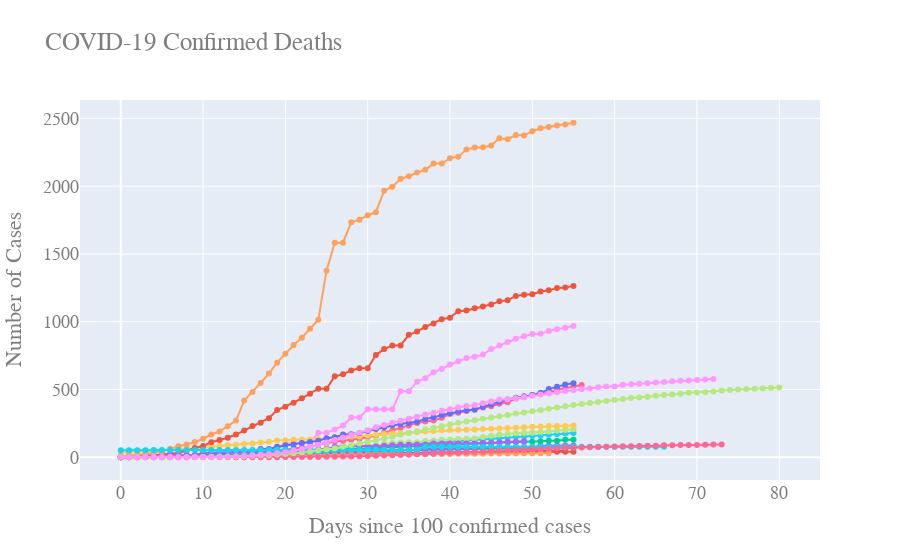

Here is the notebook cell this chart was saved with:
### Code cell
# plot cases / deaths
#plot_col = 'Confirmed'
plot_col = 'Deaths'
# get popluation: https://api.census.gov/data/2019/pep/population?get=POP&for=county:037&in=state:06
fig = go.Figure()
fig = add_traces(df_by_location, 'Alameda, California, US', 1.671, plot_col, fig)
fig = add_traces(df_by_location, 'San Francisco, California, US', 0.881549, plot_col, fig)
fig = add_traces(df_by_location, 'Santa Clara, California, US', 1.933, plot_col, fig)
fig = add_traces(df_by_location, 'San Mateo, California, US', 0.766573, plot_col, fig)
fig = add_traces(df_by_location, 'Contra Costa, California, US', 1.154, plot_col, fig)
fig = add_traces(df_by_location, 'Los Angeles, California, US', 10.039107, plot_col, fig)
fig = add_traces(df_by_location, 'District of Columbia, District of Columbia, US', 0.702455, plot_col, fig)
fig = add_traces(df_by_location, 'Miami-Dade, Florida, US', 2.716940, plot_col, fig)
fig = add_traces(df_by_location, 'Suffolk, Massachusetts, US', 0.803907, plot_col, fig)
fig = add_traces(df_by_location, 'King, Washington, US', 2.253, plot_col, fig)
fig = add_traces(df_by_location, 'Cook, Illinois, US', 5.15, plot_col, fig)
fig = add_traces(df_by_location, 'Wayne, Michigan, US', 1.749343, plot_col, fig)
fig = add_traces(df_by_location, 'Clark, Nevada, US', 2.267, plot_col, fig)
fig = add_traces(df_by_location, 'Cumberland, Maine, US', 0.295003, plot_col, fig)
fig = add_traces(df_by_location, 'New York City, New York, US', 8.336817, plot_col, fig)
fig = add_traces(df_by_location, 'Hubei, China', 58.5, plot_col, fig)
fig = add_traces(df_by_location, 'Germany', 83.02, plot_col, fig)
fig = add_traces(df_by_location, 'Italy', 60.36, plot_col, fig)
fig = add_traces(df_by_location, 'Spain', 46.94, plot_col, fig)


fig.update_layout(
    title="COVID-19 Confirmed {}".format(plot_col),
    xaxis_title="Days since {} confirmed cases".format(MIN_CASE_COUNT),
    yaxis_title="Number of Cases",
    showlegend=False,
    font=dict(
        family="Courier New, monospace",
        size=18,
        color="#7f7f7f"
    )
)
fig.show()
